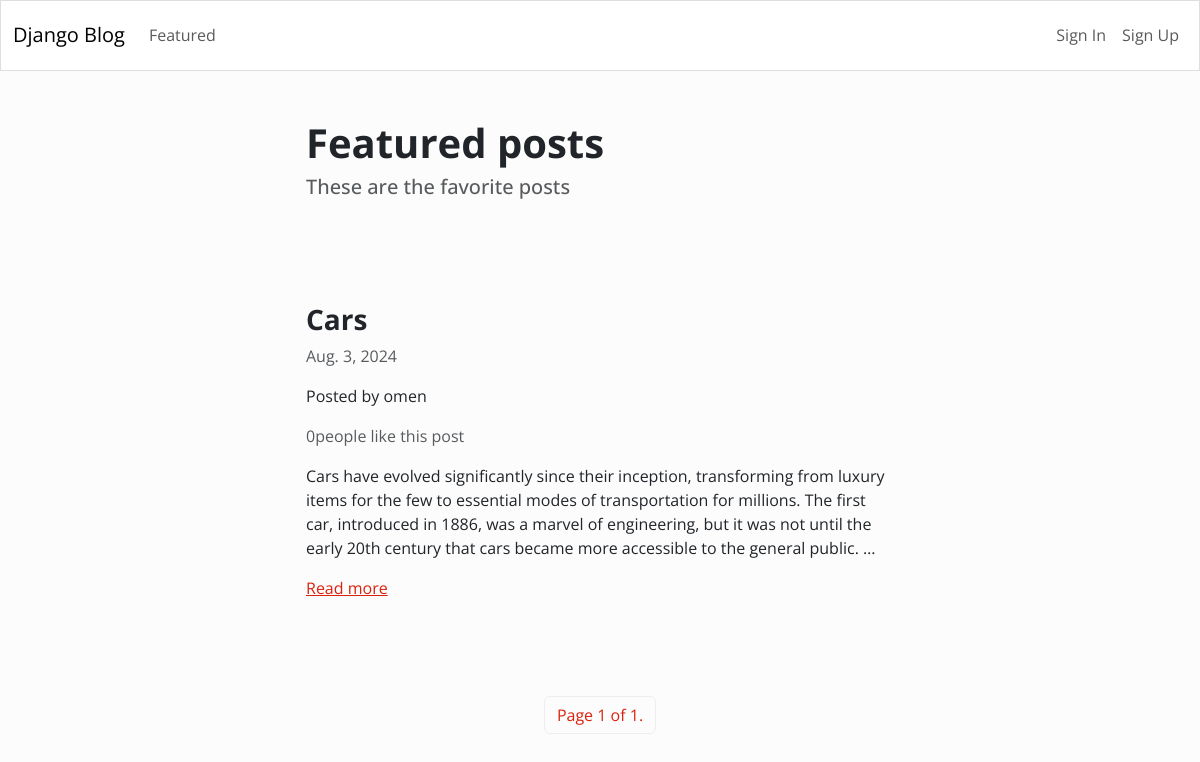
The app's page /featured/, older data.
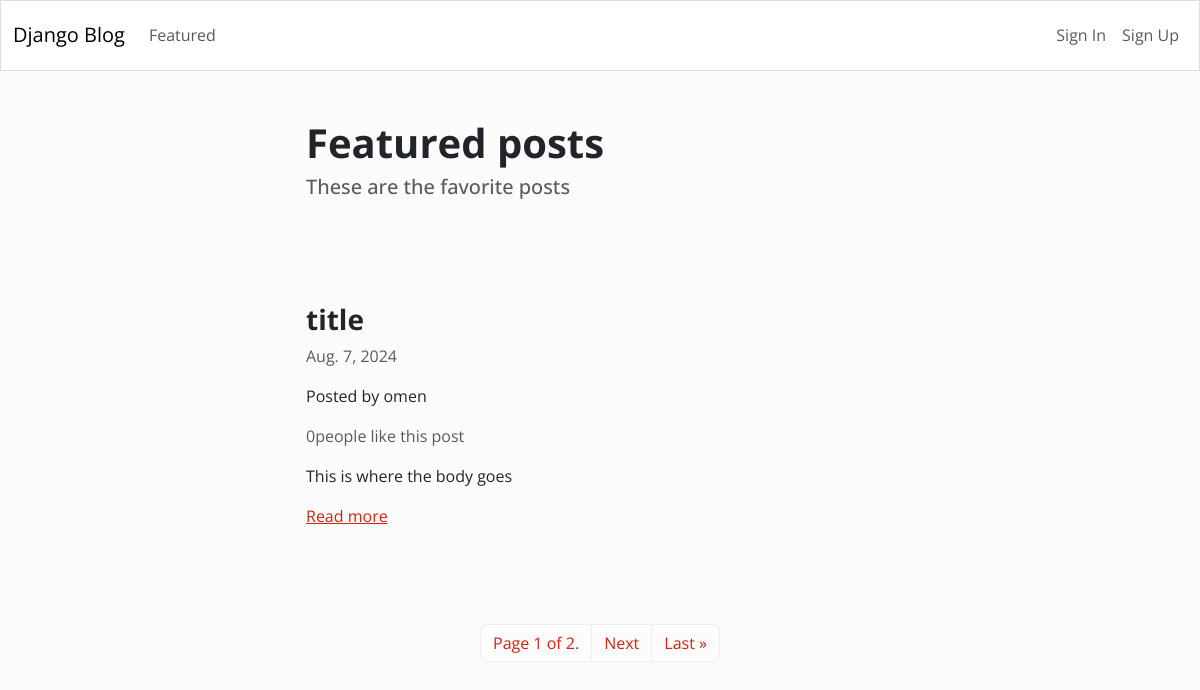
The same page, newer data.
### blog/models.py (models this page shows)
class Article(models.Model):
	title = models.CharField(max_length=255)
	content = HTMLField() # loads tinyMCE content field
	date = models.DateField(auto_now_add=True) # sets date to current date
	author = models.ForeignKey(User, on_delete=models.CASCADE)
	featured = models.BooleanField(default=False)
	likes = models.ManyToManyField(User, related_name='likes', blank=True)

### blog/views.py (the view)
# urls.py: path('featured/', Featured.as_view(), name='featured'),
class Featured(ListView):
	model = Article
	queryset = Article.objects.filter(featured=True).order_by('-date') # checks for if featured is checked in admin
	template_name = 'blog/featured.html'
	paginate_by = 1 # assigns page number

### blog/templates/blog/featured.html (shortened to what this page needs)
{% extends 'blog/base.html' %}
{% block content %}
    <div class = "row">
        <div class = "col-md-6 col-12 mx-md-auto mt-5 mb-5">
            <h1 class = "fw-bolder">Featured posts</h1>
            <h5 class = "text-muted">These are the favorite posts</h5>
        </div>
    </div>
    {% for object in object_list %}
    <div class = "row">
        <div class = "col-md-6 col-12 mx-md-auto mx-3 mt-5 mb-5">
            <h3 class = "fw-bold">{{ object.title }}</h3>
            <p class="text-muted"> {{ object.date }}</p>
            <p class="text_muted">Posted by {{ object.author.username }}</p>
            {% if object.likes.count == 1 %}
                <p class="text-muted">{{ object.likes.count }} person liked this post</p>
            {% else %}
                <p class="text-muted">{{ object.likes.count }}people like this post</p>
            {% endif %}
            <div>
                {{ object.content|truncatewords_html:50 |safe }}
            </div>
            <a href="{% url 'detail_article' object.id %}">Read more</a>
        </div>
    </div>
    {% endfor %}
    <nav>
        <ul class="pagination">
			<div class="mx-auto d-flex flex-row mt-5">
                <li class="page-item">
					<a class="page-link" href="#">Page {{ page_obj.number }} of {{ page_obj.paginator.num_pages }}.</a>
				</li>
				{% if page_obj.has_next %}
					<li class="page-item">
						<a class="page-link" href="?page={{ page_obj.next_page_number }}">Next</a>
					</li>
					<li class="page-item">
						<a class="page-link" href="?page={{ page_obj.paginator.num_pages }}">Last &raquo;</a>
					</li>
				{% endif %}
            </div>
        </ul>
    </nav>
{% endblock content %}

### blog/templates/blog/base.html (shortened to what this page needs)
<!DOCTYPE html>
<html lang="en">
<head>
	<link rel="stylesheet" href="https://bootswatch.com/5/simplex/bootstrap.min.css">
</head>
<body>
	{% include 'blog/nav.html' %}
	{% block content %}
	{% endblock content %}
</body>
</html>

### blog/templates/blog/nav.html (shortened to what this page needs)
<nav class="navbar navbar-expand-lg navbar-light bg-light">
  <div class="container-fluid">
    <a class="navbar-brand" href="{% url 'index' %}">Django Blog</a>
    <div class="collapse navbar-collapse" id="navbarNav">
      <ul class="navbar-nav me-auto">
        <li class="nav-item">
          <a class="nav-link" href="{% url 'featured' %}">Featured</a>
        </li>
      </ul>
      <ul class="navbar-nav">
        {% if request.user.is_authenticated %}
          <li class="nav-item">
            <a class="nav-link" href="{% url 'logout' %}">Sign Out</a>
          </li>
        {% else %}
          <li class="nav-item">
            <a class="nav-link" href="{% url 'login' %}">Sign In</a>
          </li>
          <li class="nav-item">
            <a class="nav-link" href="{% url 'register' %}">Sign Up</a>
          </li>
        {% endif %}
      </ul>
    </div>
  </div>
</nav>

Row changes from the older to the newer data that the page shows:
no longer on this page (row unchanged): Article: title "Cars", date "Aug. 3, 2024", author.username "omen", likes.count "0", content "Cars have evolved significantly since their inception, transforming from luxury items for the few to essential modes of transportation for millions. The first car, introduced in 1886, was a marvel of engineering, but it was not until the early 20th century that cars became more accessible to the general public. …"
added Article: title "title", date "Aug. 7, 2024", author.username "omen", likes.count "0", content "This is where the body goes"
Text that changed along with them:
{{ page_obj.paginator.num_pages }}: "1" → "2"
text now shown: "Next Last »"
